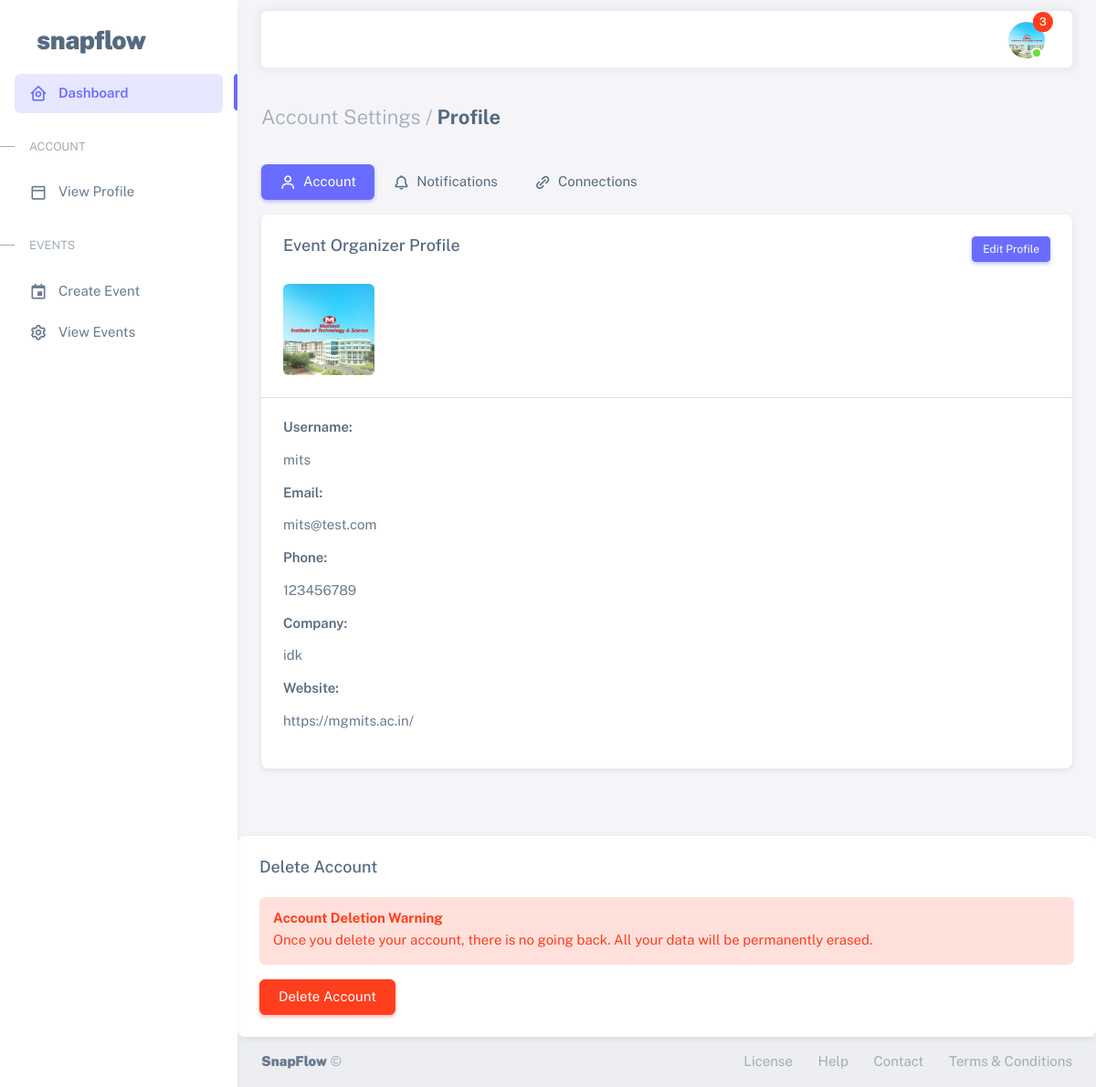
Page /account/profile/ (signed in) on the committed database.
### users/models.py (models this page shows, shortened)
class CustomUser(AbstractUser):
    class Roles(models.TextChoices):
        ORGANIZER = 'ORGANIZER', _('Event Organizer')
        PHOTOGRAPHER = 'PHOTOGRAPHER', _('Photographer')
        PARTICIPANT = 'PARTICIPANT', _('Event Participant')
    class ParticipantTypes(models.TextChoices):
        GUEST = 'GUEST', _('Guest')
        FAMILY = 'FAMILY', _('Family')
        FRIEND = 'FRIEND', _('Friend')
        WINNER = 'WINNER', _('Winner')
        OTHER = 'OTHER', _('Other')
    class PhotographerRoles(models.TextChoices):
        LEAD = 'LEAD', _('Lead Photographer')
        ASSISTANT = 'ASSISTANT', _('Assistant Photographer')
        SECONDARY = 'SECONDARY', _('Secondary Photographer')
    role = models.CharField(
        max_length=20,
        choices=Roles.choices,
        null=True,
        blank=False
    )
    avatar = models.ImageField(
        upload_to='user_avatars/',
        validators=[FileExtensionValidator(['jpg', 'jpeg', 'png'])],
        null=True,
        blank=True
    )
    phone_number = models.CharField(max_length=15, blank=True)
    company_name = models.CharField(max_length=100, blank=True)
    website = models.URLField(blank=True)
    portfolio_url = models.URLField(blank=True)
    photographer_role = models.CharField(
        max_length=20,
        choices=PhotographerRoles.choices,
        blank=True
    )
    watermark = models.ImageField(
        upload_to='photographer_watermarks/',
        validators=[FileExtensionValidator(['png'])],
        null=True,
        blank=True
    )
    participant_type = models.CharField(
        max_length=20,
        choices=ParticipantTypes.choices,
        blank=True
    )
    image_visibility = models.CharField(
        max_length=20,
        choices=[
            ('PUBLIC', 'Public'),
            ('PRIVATE', 'Private'),
            ('EVENT_ONLY', 'Event Only')
        ],
        default='PRIVATE'
    )
    blur_requested = models.BooleanField(default=False)
    remove_requested = models.BooleanField(default=False)
    is_verified = models.BooleanField(default=False)

### users/views.py (the view)
# urls.py: path('profile/', views.ProfileView.as_view(), name='profile'),
class ProfileView(LoginRequiredMixin, TemplateView):
    template_name = 'users/profile.html'
    def get_context_data(self, **kwargs):
        context = super().get_context_data(**kwargs)
        user = self.request.user
        context.update({
            'user': user,
            'profile_complete': bool(user.phone_number),  # Basic check for profile completion
        })
        return context

### notifications/context_processors.py (called while the page is built)
def notification_processor(request):
    context = {
        'unread_notifications_count': 0,
        'recent_notifications': []
    }
    if request.user.is_authenticated:
        from .models import Notification
        context['unread_notifications_count'] = Notification.objects.filter(
            recipient=request.user,
            is_read=False
        ).count()
        context['recent_notifications'] = Notification.objects.filter(
            recipient=request.user
        ).order_by('-created_at')[:5]
    return context

### templates/users/profile.html (shortened to what this page needs)
{% extends "users/db_base.html" %}
{% load static %}
{% block content %}
<div class="container-xxl flex-grow-1 container-p-y">
    <h4 class="fw-bold py-3 mb-4"><span class="text-muted fw-light">Account Settings /</span> Profile</h4>
    <div class="row">
      <div class="col-md-12">
        <ul class="nav nav-pills flex-column flex-md-row mb-3">
          <li class="nav-item">
            <a class="nav-link active" href="javascript:void(0);"><i class="bx bx-user me-1"></i> Account</a>
          </li>
          <li class="nav-item">
            <a class="nav-link" href="{% url 'notifications:list' %}"><i class="bx bx-bell me-1"></i> Notifications</a>
          </li>
          <li class="nav-item">
            <a class="nav-link" href="pages-account-settings-connections.html"><i class="bx bx-link-alt me-1"></i> Connections</a>
          </li>
        </ul>
        <div class="card mb-4">
          <h5 class="card-header">
            {{ user.get_role_display }} Profile
            <button id="editButton"
                   class="view-only btn btn-primary btn-sm float-end"
                   onclick="toggleEditMode()">
              Edit Profile
            </button>
          </h5>
          <div class="card-body">
            <div class="d-flex align-items-start align-items-sm-center gap-4">
              <img src="{{ user.avatar.url|default:'/static/default-avatar.png' }}"
                   alt="user-avatar" class="d-block rounded" height="100" width="100" id="uploadedAvatar" />
            </div>
          </div>
          <hr class="my-0" />
          <div class="card-body">
            <div class="row view-only">
              <div class="col-md-6 mb-3">
                <h6 class="fw-semibold">Username:</h6>
                <p>{{ user.username }}</p>
              </div>
              <div class="col-md-6 mb-3">
                <h6 class="fw-semibold">Email:</h6>
                <p>{{ user.email }}</p>
              </div>
              <div class="col-md-6 mb-3">
                <h6 class="fw-semibold">Phone:</h6>
                <p>{{ user.phone_number|default:"Not provided" }}</p>
              </div>
              {% if user.role == 'ORGANIZER' %}
                <div class="col-md-6 mb-3">
                  <h6 class="fw-semibold">Company:</h6>
                  <p>{{ user.company_name|default:"Not provided" }}</p>
                </div>
                <div class="col-md-6 mb-3">
                  <h6 class="fw-semibold">Website:</h6>
                  <p>{{ user.website|default:"Not provided" }}</p>
                </div>
              {% endif %}
            </div>
          </div>
        </div>
      </div>
    </div>
  </div>
  <div class="card mt-4">
    <h5 class="card-header">Delete Account</h5>
    <div class="card-body">
      <div class="mb-3 col-12 mb-0">
        <div class="alert alert-danger">
          <h6 class="alert-heading fw-bold mb-1">Account Deletion Warning</h6>
          <p class="mb-0">Once you delete your account, there is no going back. All your data will be permanently erased.</p>
        </div>
      </div>
      <form id="deleteAccountForm" method="POST" action="{% url 'users:delete_account' %}">
        <button type="button" class="btn btn-danger" id="deleteAccountBtn">Delete Account</button>
      </form>
    </div>
  </div>
{% endblock content %}

### templates/users/db_base.html (shortened to what this page needs)
{% load static %}
<!DOCTYPE html>
<html
  lang="en"
  class="light-style layout-menu-fixed"
  dir="ltr"
  data-theme="theme-default"
  data-assets-path="{% static 'users/assets/' %}"
  data-template="vertical-menu-template-free"
>
  <head>
    <link rel="stylesheet" href="{% static 'users/assets/vendor/fonts/boxicons.css' %}" />
    <link rel="stylesheet" href="{% static 'users/assets/vendor/css/core.css' %}" class="template-customizer-core-css" />
    <link rel="stylesheet" href="{% static 'users/assets/vendor/css/theme-default.css' %}" class="template-customizer-theme-css" />
    <link rel="stylesheet" href="{% static 'users/assets/css/demo.css' %}" />
    <link rel="stylesheet" href="https://cdn.jsdelivr.net/npm/bootstrap-icons/font/bootstrap-icons.css">
    <link rel="stylesheet" href="{% static 'css/notifications.css' %}">
    <link rel="stylesheet" href="{% static 'users/assets/vendor/libs/perfect-scrollbar/perfect-scrollbar.css' %}" />
    <link rel="stylesheet" href="{% static 'users/assets/vendor/libs/apex-charts/apex-charts.css' %}" />
  </head>
  <body>
    <div class="layout-wrapper layout-content-navbar">
      <div class="layout-container">
<aside id="layout-menu" class="layout-menu menu-vertical menu bg-menu-theme">
    <div class="app-brand demo">
      <a href="{% url 'home:landing' %}" class="app-brand-link">
        <span class="app-brand-text demo menu-text fw-bolder ms-2">SnapFlow</span>
      </a>
    </div>
    <ul class="menu-inner py-1">
      <li class="menu-item active">
        <a href="{% url 'users:dashboard' %}" class="menu-link">
          <i class="menu-icon tf-icons bx bx-home-circle"></i>
          <div data-i18n="Analytics">Dashboard</div>
        </a>
      </li>
      <li class="menu-header small text-uppercase">
        <span class="menu-header-text">Account</span>
      </li>
      <li class="menu-item">
        <a href="{% url 'users:profile' %}" class="menu-link">
          <i class="menu-icon tf-icons bx bx-dock-top"></i>
          <div>View Profile</div>
        </a>
      </li>
      <li class="menu-header small text-uppercase">
        <span class="menu-header-text">Events</span>
      </li>
      {% if user.role == 'ORGANIZER' %}
        <li class="menu-item">
          <a href="{% url 'events:event_create' %}" class="menu-link">
            <i class="menu-icon tf-icons bx bx-calendar-event"></i>
            <div>Create Event</div>
          </a>
        </li>
        <li class="menu-item">
          <a href="{% url 'events:event_list' %}" class="menu-link">
            <i class="menu-icon tf-icons bx bx-cog"></i>
            <div>View Events</div>
          </a>
        </li>
      {% endif %}
    </ul>
  </aside>
        <div class="layout-page">
          <nav
            class="layout-navbar container-xxl navbar navbar-expand-xl navbar-detached align-items-center bg-navbar-theme"
            id="layout-navbar"
          >
            <div class="navbar-nav-right d-flex align-items-center" id="navbar-collapse">
              <ul class="navbar-nav flex-row align-items-center ms-auto">
<li class="nav-item navbar-dropdown dropdown-user dropdown">
  <a class="nav-link dropdown-toggle hide-arrow position-relative" href="{% url 'users:profile'  %}" data-bs-toggle="dropdown">
    <div class="avatar avatar-online">
      <img src="{{ user.avatar.url }}" alt class="w-px-40 h-px-40 rounded-circle object-fit-cover" />
      {% if unread_notifications_count > 0 %}
        <span class="position-absolute top-0 start-100 translate-middle badge rounded-pill bg-danger">
          {% if unread_notifications_count > 99 %}99+{% else %}{{ unread_notifications_count }}{% endif %}
        </span>
      {% endif %}
    </div>
  </a>
</li>
              </ul>
            </div>
          </nav>
        {% block content %}{% endblock content %}
              <section id="basic-footer">
                <footer class="footer bg-light">
                  <div
                    class="container-fluid d-flex flex-md-row flex-column justify-content-between align-items-md-center gap-1 container-p-x py-3"
                  >
                    <div>
                      <a
                        href="https://themeselection.com/demo/sneat-bootstrap-html-admin-template/landing/"
                        target="_blank"
                        class="footer-text fw-bolder"
                        >SnapFlow</a
                      >
                      ©
                    </div>
                    <div>
                      <a href="{% url 'home:maintanance' %}" class="footer-link me-4" target="_blank">License</a>
                      <a href="{% url 'home:maintanance' %}" class="footer-link me-4">Help</a>
                      <a href="{% url 'home:maintanance' %}" class="footer-link me-4">Contact</a>
                      <a href="{% url 'home:maintanance' %}" class="footer-link">Terms &amp; Conditions</a>
                    </div>
                  </div>
                </footer>
              </section>
          </div>
        </div>
      </div>
  </body>
</html>

### static/users/assets/css/demo.css (style rules this page uses)
.menu .app-brand.demo { height: 64px; margin-top: 12px; }
.app-brand-text.demo { font-size: 1.75rem; letter-spacing: -0.5px; text-transform: lowercase; }

### rows in the picture
CustomUser: avatar (picture), role "Event Organizer", username "mits", email "mits@test.com", phone_number "123456789", company_name "idk", website "https://mgmits.ac.in/"

### other values in the picture
{{ unread_notifications_count }} "3"
